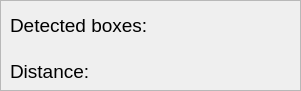
  <widget class="QFrame" name="frame_4">
   <property name="geometry">
    <rect>
     <x>1050</x>
     <y>350</y>
     <width>301</width>
     <height>91</height>
    </rect>
   </property>
   <property name="frameShape">
    <enum>QFrame::StyledPanel</enum>
   </property>
   <property name="frameShadow">
    <enum>QFrame::Raised</enum>
   </property>
   <widget class="QLabel" name="label_8">
    <property name="geometry">
     <rect>
      <x>10</x>
      <y>10</y>
      <width>141</width>
      <height>31</height>
     </rect>
    </property>
    <property name="font">
     <font>
      <pointsize>14</pointsize>
     </font>
    </property>
    <property name="text">
     <string>Detected boxes:</string>
    </property>
   </widget>
   <widget class="QLabel" name="box_label">
    <property name="geometry">
     <rect>
      <x>180</x>
      <y>16</y>
      <width>91</width>
      <height>31</height>
     </rect>
    </property>
    <property name="text">
     <string/>
    </property>
   </widget>
   <widget class="QLabel" name="label_10">
    <property name="geometry">
     <rect>
      <x>10</x>
      <y>61</y>
      <width>111</width>
      <height>20</height>
     </rect>
    </property>
    <property name="font">
     <font>
      <pointsize>14</pointsize>
     </font>
    </property>
    <property name="text">
     <string>Distance:</string>
    </property>
   </widget>
   <widget class="QLabel" name="dis_label">
    <property name="geometry">
     <rect>
      <x>150</x>
      <y>50</y>
      <width>91</width>
      <height>31</height>
     </rect>
    </property>
    <property name="text">
     <string/>
    </property>
   </widget>
  </widget>
